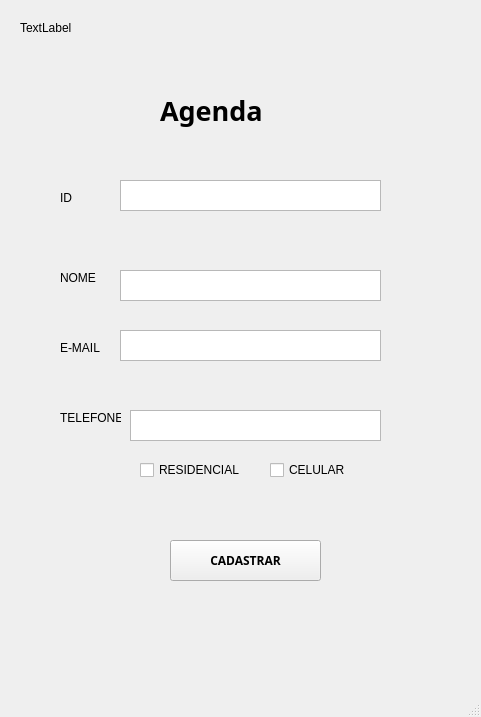
<?xml version="1.0" encoding="UTF-8"?>
<ui version="4.0">
 <class>MainWindow</class>
 <widget class="QMainWindow" name="MainWindow">
  <property name="geometry">
   <rect>
    <x>0</x>
    <y>0</y>
    <width>481</width>
    <height>717</height>
   </rect>
  </property>
  <property name="windowTitle">
   <string>MainWindow</string>
  </property>
  <widget class="QWidget" name="centralwidget">
   <widget class="QLabel" name="label">
    <property name="geometry">
     <rect>
      <x>60</x>
      <y>190</y>
      <width>55</width>
      <height>16</height>
     </rect>
    </property>
    <property name="text">
     <string>ID</string>
    </property>
   </widget>
   <widget class="QPushButton" name="CADASTRAR">
    <property name="geometry">
     <rect>
      <x>170</x>
      <y>540</y>
      <width>151</width>
      <height>41</height>
     </rect>
    </property>
    <property name="font">
     <font>
      <family>Montserrat Black</family>
      <weight>75</weight>
      <bold>true</bold>
     </font>
    </property>
    <property name="text">
     <string>CADASTRAR</string>
    </property>
   </widget>
   <widget class="QCheckBox" name="checkBox">
    <property name="geometry">
     <rect>
      <x>140</x>
      <y>460</y>
      <width>101</width>
      <height>20</height>
     </rect>
    </property>
    <property name="text">
     <string>RESIDENCIAL</string>
    </property>
   </widget>
   <widget class="QCheckBox" name="checkBox_2">
    <property name="geometry">
     <rect>
      <x>270</x>
      <y>460</y>
      <width>81</width>
      <height>20</height>
     </rect>
    </property>
    <property name="text">
     <string>CELULAR</string>
    </property>
   </widget>
   <widget class="QLabel" name="label_2">
    <property name="geometry">
     <rect>
      <x>160</x>
      <y>90</y>
      <width>141</width>
      <height>41</height>
     </rect>
    </property>
    <property name="font">
     <font>
      <family>Montserrat Black</family>
      <pointsize>20</pointsize>
      <weight>75</weight>
      <bold>true</bold>
     </font>
    </property>
    <property name="text">
     <string>Agenda</string>
    </property>
   </widget>
   <widget class="QLabel" name="label_3">
    <property name="geometry">
     <rect>
      <x>60</x>
      <y>340</y>
      <width>55</width>
      <height>16</height>
     </rect>
    </property>
    <property name="text">
     <string>E-MAIL</string>
    </property>
   </widget>
   <widget class="QLabel" name="label_4">
    <property name="geometry">
     <rect>
      <x>60</x>
      <y>270</y>
      <width>55</width>
      <height>16</height>
     </rect>
    </property>
    <property name="text">
     <string>NOME</string>
    </property>
   </widget>
   <widget class="QLabel" name="label_5">
    <property name="geometry">
     <rect>
      <x>60</x>
      <y>410</y>
      <width>61</width>
      <height>16</height>
     </rect>
    </property>
    <property name="text">
     <string>TELEFONE:</string>
    </property>
   </widget>
   <widget class="QLabel" name="label_6">
    <property name="geometry">
     <rect>
      <x>20</x>
      <y>20</y>
      <width>55</width>
      <height>16</height>
     </rect>
    </property>
    <property name="text">
     <string>TextLabel</string>
    </property>
   </widget>
   <widget class="QPlainTextEdit" name="plainTextEdit">
    <property name="geometry">
     <rect>
      <x>120</x>
      <y>180</y>
      <width>261</width>
      <height>31</height>
     </rect>
    </property>
   </widget>
   <widget class="QPlainTextEdit" name="plainTextEdit_2">
    <property name="geometry">
     <rect>
      <x>120</x>
      <y>270</y>
      <width>261</width>
      <height>31</height>
     </rect>
    </property>
   </widget>
   <widget class="QPlainTextEdit" name="plainTextEdit_3">
    <property name="geometry">
     <rect>
      <x>120</x>
      <y>330</y>
      <width>261</width>
      <height>31</height>
     </rect>
    </property>
   </widget>
   <widget class="QPlainTextEdit" name="plainTextEdit_4">
    <property name="geometry">
     <rect>
      <x>130</x>
      <y>410</y>
      <width>251</width>
      <height>31</height>
     </rect>
    </property>
   </widget>
  </widget>
  <widget class="QMenuBar" name="menubar">
   <property name="geometry">
    <rect>
     <x>0</x>
     <y>0</y>
     <width>481</width>
     <height>21</height>
    </rect>
   </property>
  </widget>
  <widget class="QStatusBar" name="statusbar"/>
 </widget>
 <resources/>
 <connections/>
</ui>
